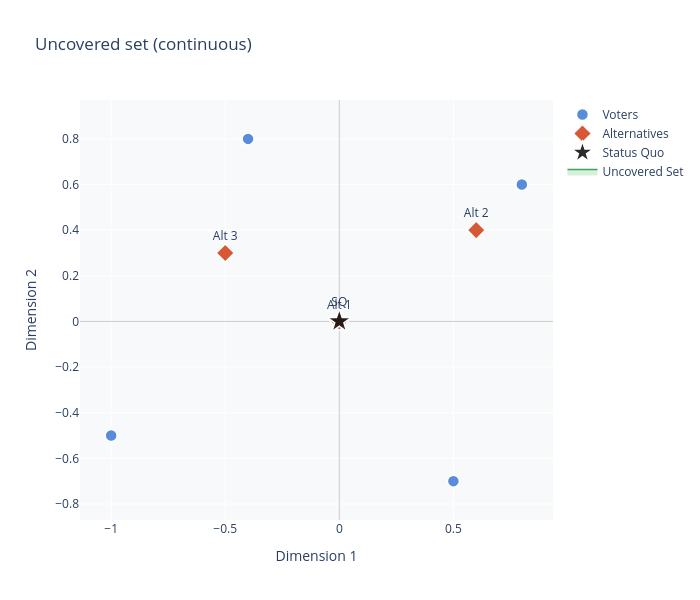

Notebook cell for this chart:
### Code cell
# 9.2 — Uncovered set boundary
bnd = scl.uncovered_set_boundary_2d(voters, grid_resolution=12)
print(f"Uncovered set boundary: {len(bnd)} vertices")

fig = sclp.plot_spatial_voting(voters, sq=sq, title="Uncovered set (continuous)")
fig = sclp.layer_uncovered_set(fig, bnd)
fig.show()

### Figure 1 — Plotly figure (JSON) as saved in the notebook; plotly's stock layout.template omitted (floating-point values rounded to 4 significant figures)
{"data": [{"hovertemplate": "%{text}<br>(%{x:.3f}, %{y:.3f})<extra></extra>", "marker": {"color": "rgba(60,120,210,0.85)", "line": {"color": "white", "width": 1.5}, "size": 12, "symbol": "circle"}, "mode": "markers", "name": "Voters", "text": ["V1", "V2", "V3", "V4", "V5"], "type": "scatter", "x": [-1.0, 0.0, 0.8, -0.4, 0.5], "y": [-0.5, 0.0, 0.6, 0.8, -0.7]}, {"hovertemplate": "%{text}<br>(%{x:.3f}, %{y:.3f})<extra></extra>", "marker": {"color": "rgba(210,70,30,0.9)", "line": {"color": "white", "width": 1.5}, "size": 14, "symbol": "diamond"}, "mode": "markers+text", "name": "Alternatives", "text": ["Alt 1", "Alt 2", "Alt 3"], "textposition": "top center", "type": "scatter", "x": [0.0, 0.6, -0.5], "y": [0.0, 0.4, 0.3]}, {"hovertemplate": "Status Quo<br>(%{x:.3f}, %{y:.3f})<extra></extra>", "marker": {"color": "rgba(20,20,20,0.9)", "line": {"color": "white", "width": 1.5}, "size": 18, "symbol": "star"}, "mode": "markers+text", "name": "Status Quo", "text": ["SQ"], "textposition": "top center", "type": "scatter", "x": [0], "y": [0]}, {"fill": "toself", "fillcolor": "rgba(50,180,80,0.20)", "hovertemplate": "Uncovered Set<extra></extra>", "line": {"color": "rgba(30,150,60,0.85)", "width": 1.5}, "mode": "lines", "name": "Uncovered Set", "type": "scatter", "x": [0.03091, 0.03091], "y": [-0.05909, -0.05909]}], "layout": {"height": 600, "hovermode": "closest", "legend": {"x": 1.02, "xanchor": "left", "y": 1}, "paper_bgcolor": "white", "plot_bgcolor": "#f8f9fa", "title": {"text": "Uncovered set (continuous)", "x": 0.05}, "width": 700, "xaxis": {"title": {"text": "Dimension 1"}, "zeroline": true, "zerolinecolor": "#cccccc", "zerolinewidth": 1}, "yaxis": {"scaleanchor": "x", "scaleratio": 1, "title": {"text": "Dimension 2"}, "zeroline": true, "zerolinecolor": "#cccccc", "zerolinewidth": 1}}}
